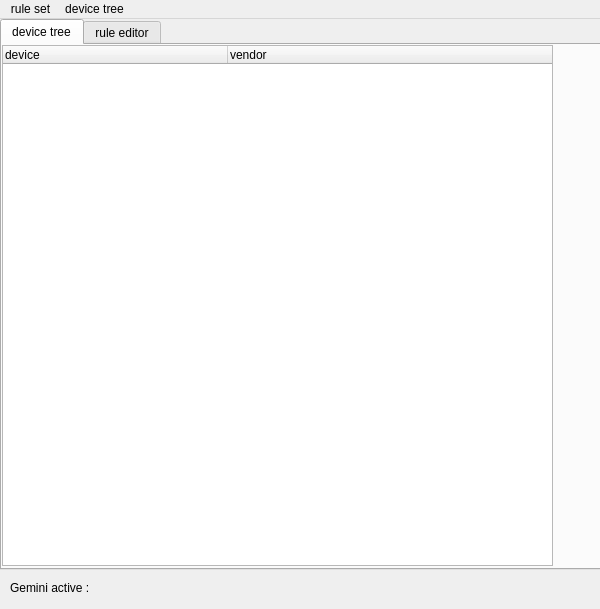
<?xml version="1.0" encoding="UTF-8"?>
<ui version="4.0">
 <class>main_window</class>
 <widget class="QMainWindow" name="main_window">
  <property name="geometry">
   <rect>
    <x>0</x>
    <y>0</y>
    <width>600</width>
    <height>609</height>
   </rect>
  </property>
  <property name="windowTitle">
   <string>main_window</string>
  </property>
  <widget class="QWidget" name="centralWidget">
   <widget class="QTabWidget" name="tab_widget">
    <property name="geometry">
     <rect>
      <x>0</x>
      <y>0</y>
      <width>601</width>
      <height>551</height>
     </rect>
    </property>
    <property name="currentIndex">
     <number>0</number>
    </property>
    <widget class="QWidget" name="tab_device_tree">
     <attribute name="title">
      <string>device tree</string>
     </attribute>
     <widget class="QTreeWidget" name="device_tree">
      <property name="geometry">
       <rect>
        <x>0</x>
        <y>0</y>
        <width>551</width>
        <height>521</height>
       </rect>
      </property>
      <property name="sortingEnabled">
       <bool>false</bool>
      </property>
      <attribute name="headerDefaultSectionSize">
       <number>225</number>
      </attribute>
      <column>
       <property name="text">
        <string>device</string>
       </property>
      </column>
      <column>
       <property name="text">
        <string>vendor</string>
       </property>
      </column>
     </widget>
    </widget>
    <widget class="QWidget" name="tab_rule_editor">
     <attribute name="title">
      <string>rule editor</string>
     </attribute>
     <widget class="QTableWidget" name="rule_table">
      <property name="geometry">
       <rect>
        <x>0</x>
        <y>0</y>
        <width>551</width>
        <height>521</height>
       </rect>
      </property>
     </widget>
     <widget class="QWidget" name="layoutWidget">
      <property name="geometry">
       <rect>
        <x>560</x>
        <y>10</y>
        <width>30</width>
        <height>183</height>
       </rect>
      </property>
      <layout class="QVBoxLayout" name="rule_operation_layout">
       <property name="spacing">
        <number>20</number>
       </property>
       <item>
        <layout class="QVBoxLayout" name="rule_existence_layout">
         <item>
          <widget class="QToolButton" name="rule_add_button">
           <property name="text">
            <string>...</string>
           </property>
          </widget>
         </item>
         <item>
          <widget class="QToolButton" name="rule_remove_button">
           <property name="text">
            <string>...</string>
           </property>
          </widget>
         </item>
        </layout>
       </item>
       <item>
        <layout class="QVBoxLayout" name="rule_order_layout">
         <item>
          <widget class="QToolButton" name="rule_up_button">
           <property name="text">
            <string>...</string>
           </property>
          </widget>
         </item>
         <item>
          <widget class="QToolButton" name="rule_down_button">
           <property name="text">
            <string>...</string>
           </property>
          </widget>
         </item>
        </layout>
       </item>
       <item>
        <widget class="QToolButton" name="server_upload_button">
         <property name="text">
          <string>...</string>
         </property>
        </widget>
       </item>
      </layout>
     </widget>
    </widget>
   </widget>
   <widget class="QLabel" name="gemini_active_label">
    <property name="geometry">
     <rect>
      <x>10</x>
      <y>560</y>
      <width>101</width>
      <height>17</height>
     </rect>
    </property>
    <property name="text">
     <string>Gemini active :</string>
    </property>
   </widget>
   <widget class="QLabel" name="server_icon_label">
    <property name="geometry">
     <rect>
      <x>110</x>
      <y>560</y>
      <width>18</width>
      <height>18</height>
     </rect>
    </property>
    <property name="text">
     <string/>
    </property>
    <property name="pixmap">
     <pixmap resource="icons/icons.qrc">:/icons/enabled</pixmap>
    </property>
    <property name="scaledContents">
     <bool>true</bool>
    </property>
   </widget>
  </widget>
  <widget class="QMenuBar" name="menu_bar">
   <property name="geometry">
    <rect>
     <x>0</x>
     <y>0</y>
     <width>600</width>
     <height>25</height>
    </rect>
   </property>
   <property name="nativeMenuBar">
    <bool>false</bool>
   </property>
   <widget class="QMenu" name="menu_rule_set">
    <property name="title">
     <string>rule set</string>
    </property>
    <addaction name="action_new"/>
    <addaction name="action_open"/>
    <addaction name="separator"/>
    <addaction name="action_save"/>
    <addaction name="action_remove"/>
   </widget>
   <widget class="QMenu" name="menu_device">
    <property name="title">
     <string>device tree</string>
    </property>
    <addaction name="action_hub_visability"/>
   </widget>
   <addaction name="menu_rule_set"/>
   <addaction name="menu_device"/>
  </widget>
  <action name="action_open">
   <property name="text">
    <string>open</string>
   </property>
  </action>
  <action name="action_new">
   <property name="text">
    <string>new</string>
   </property>
  </action>
  <action name="action_save">
   <property name="text">
    <string>save</string>
   </property>
  </action>
  <action name="action_hub_visability">
   <property name="text">
    <string>hide hubs</string>
   </property>
  </action>
  <action name="action_remove">
   <property name="text">
    <string>remove</string>
   </property>
  </action>
 </widget>
 <layoutdefault spacing="6" margin="11"/>
 <resources>
  <include location="icons/icons.qrc"/>
 </resources>
 <connections/>
</ui>
